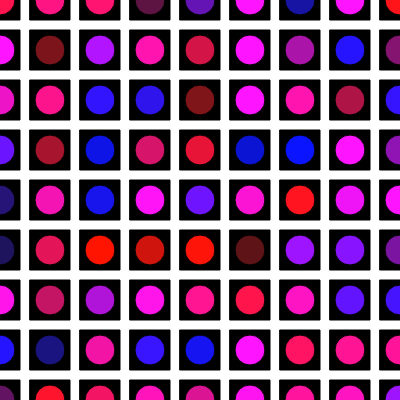
Frame 1 (no input)
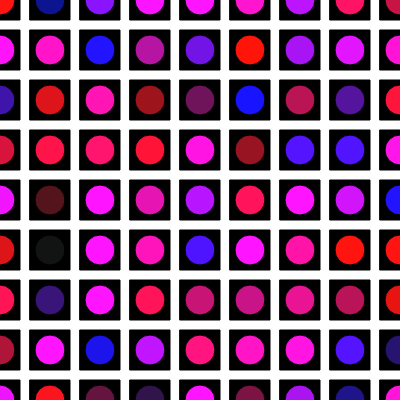
Frame 60 (no input)
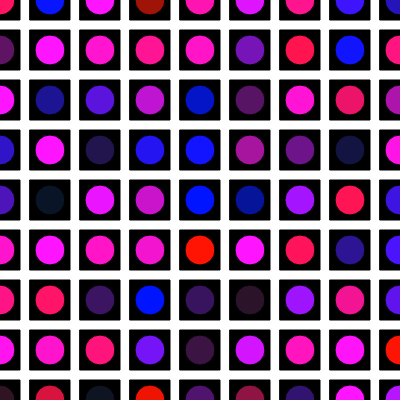
Frame 120 (the mouse pressed at the canvas centre since frame 60)

The p5.js sketch that drew these frames (run headless with seeded random() and noise() and a simulated clock; from frame 60 on, the mouse is pressed at the canvas centre):

// p5.js sketch
// ── sketch.js
function setup() {
  createCanvas(400, 400);
}

function draw() {
  background(500);
  
  
  
  for (var x=-20;x<= width;x=x+50){
    for (var y=-20;y<= width;y=y+50){
    fill(0)
    rect(y,x,40,40)
    }
  }
  
   
  for (var x=0;x<= width;x=x+50){
    for (var y=0;y<= width;y=y+50){
    fill(random(380),20,random(380))
    ellipse(y,x,30,30)
      }
  }
  
  
}
